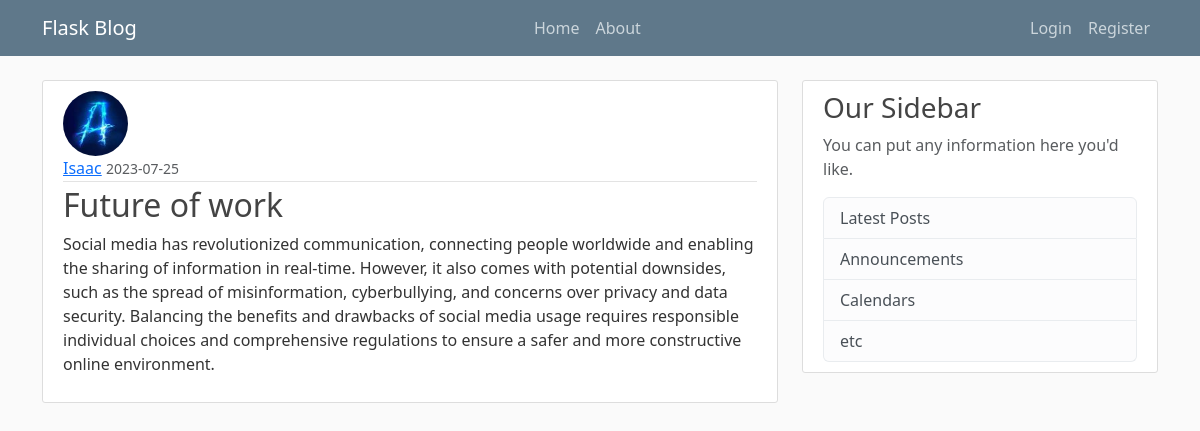
The app's page /post/17 with its own data.
### FlaskBlog/models.py (models this page shows, shortened)
class User(db.Model, UserMixin):
    id = db.Column(db.Integer, primary_key=True)
    username = db.Column(db.String(20), unique=True, nullable=False)
    email = db.Column(db.String(120), unique=True, nullable=False)
    image_file = db.Column(db.String(20), nullable=False, default='default.jpg')
    password = db.Column(db.String(60), nullable=False)
    posts = db.relationship('Post', backref='author', lazy=True)

class Post(db.Model):
    id = db.Column(db.Integer, primary_key=True)
    title = db.Column(db.String(100), nullable=False)
    date_posted = db.Column(db.DateTime, nullable=False, default=datetime.utcnow)
    content = db.Column(db.Text, nullable=False)
    user_id = db.Column(db.Integer, db.ForeignKey('user.id'), nullable=False)

### FlaskBlog/routes.py (the view)
@app.route("/post/<int:post_id>")
def post(post_id):
    post = Post.query.get_or_404(post_id)
    return render_template('post.html', title=post.title, post=post)

### FlaskBlog/templates/post.html (shortened to what this page needs)
{% extends "Layout.html" %}
{% block content %}
    <article class="media content-section">
      <img class="rounded-circle article-img" src="{{ url_for('static', filename='profile_pic/' + post.author.image_file) }}">
      <div class="media-body">
        <div class="article-metadata">
          <a class="mr-2" href="{{ url_for('user_posts', username=post.author.username) }}">{{ post.author.username }}</a>
          <small class="text-muted">{{ post.date_posted.strftime('%Y-%m-%d') }}</small>
        </div>
        <h2 class="article-title">{{ post.title }}</h2>
        <p class="article-content">{{ post.content }}</p>
      </div>
    </article>
{% endblock content%}

### FlaskBlog/static/main.css (style rules this page uses)
body { background: #fafafa; color: #333333; margin-top: 5rem; }
h1, h2, h3, h4, h5, h6 { color: #444444; }
.content-section { background: #ffffff; padding: 10px 20px; border: 1px solid #dddddd; border-radius: 3px; margin-bottom: 20px; }
.article-title { color: #444444; }
.article-content { white-space: pre-line; }
.article-img { height: 65px; width: 65px; margin-right: 16px; }
.article-metadata { padding-bottom: 1px; margin-bottom: 4px; border-bottom: 1px solid #e3e3e3 }

### records on screen
User: image_file (picture), author.username "Isaac"
Post: date_posted "2023-07-25", title "Future of work", content "Social media has revolutionized communication, connecting people worldwide and enabling the sharing of information in real-time. However, it also comes with potential downsides, such as the spread of misinformation, cyberbullying, and concerns over privacy and data security. Balancing the benefits and drawbacks of social media usage requires responsible individual choices and comprehensive regulations to ensure a safer and more constructive online environment."
